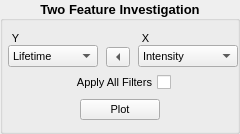
        <widget class="QGroupBox" name="groupBox_2">
         <property name="sizePolicy">
          <sizepolicy hsizetype="Fixed" vsizetype="Preferred">
           <horstretch>0</horstretch>
           <verstretch>0</verstretch>
          </sizepolicy>
         </property>
         <property name="minimumSize">
          <size>
           <width>240</width>
           <height>0</height>
          </size>
         </property>
         <property name="maximumSize">
          <size>
           <width>240</width>
           <height>16777215</height>
          </size>
         </property>
         <property name="font">
          <font>
           <pointsize>10</pointsize>
           <weight>75</weight>
           <bold>true</bold>
          </font>
         </property>
         <property name="title">
          <string>Two Feature Investigation</string>
         </property>
         <property name="alignment">
          <set>Qt::AlignCenter</set>
         </property>
         <layout class="QVBoxLayout" name="verticalLayout_5">
          <property name="leftMargin">
           <number>0</number>
          </property>
          <property name="rightMargin">
           <number>0</number>
          </property>
          <item>
           <layout class="QHBoxLayout" name="horizontalLayout_10">
            <property name="spacing">
             <number>0</number>
            </property>
            <property name="leftMargin">
             <number>0</number>
            </property>
            <property name="rightMargin">
             <number>0</number>
            </property>
            <item>
             <layout class="QVBoxLayout" name="verticalLayout_6">
              <property name="spacing">
               <number>0</number>
              </property>
              <property name="leftMargin">
               <number>5</number>
              </property>
              <property name="rightMargin">
               <number>3</number>
              </property>
              <item>
               <widget class="QLabel" name="label_11">
                <property name="sizePolicy">
                 <sizepolicy hsizetype="Minimum" vsizetype="Minimum">
                  <horstretch>0</horstretch>
                  <verstretch>0</verstretch>
                 </sizepolicy>
                </property>
                <property name="minimumSize">
                 <size>
                  <width>15</width>
                  <height>0</height>
                 </size>
                </property>
                <property name="maximumSize">
                 <size>
                  <width>15</width>
                  <height>16777215</height>
                 </size>
                </property>
                <property name="font">
                 <font>
                  <pointsize>8</pointsize>
                  <weight>50</weight>
                  <bold>false</bold>
                 </font>
                </property>
                <property name="layoutDirection">
                 <enum>Qt::LeftToRight</enum>
                </property>
                <property name="text">
                 <string>Y</string>
                </property>
                <property name="alignment">
                 <set>Qt::AlignCenter</set>
                </property>
               </widget>
              </item>
              <item>
               <widget class="QComboBox" name="cmbFeatureY">
                <property name="sizePolicy">
                 <sizepolicy hsizetype="Maximum" vsizetype="Fixed">
                  <horstretch>0</horstretch>
                  <verstretch>0</verstretch>
                 </sizepolicy>
                </property>
                <property name="minimumSize">
                 <size>
                  <width>90</width>
                  <height>0</height>
                 </size>
                </property>
                <property name="font">
                 <font>
                  <pointsize>8</pointsize>
                  <weight>50</weight>
                  <bold>false</bold>
                 </font>
                </property>
                <property name="layoutDirection">
                 <enum>Qt::LeftToRight</enum>
                </property>
                <item>
                 <property name="text">
                  <string>Lifetime</string>
                 </property>
                </item>
                <item>
                 <property name="text">
                  <string>Photon Number</string>
                 </property>
                </item>
                <item>
                 <property name="text">
                  <string>DW</string>
                 </property>
                </item>
                <item>
                 <property name="text">
                  <string>Chi-Squared</string>
                 </property>
                </item>
                <item>
                 <property name="text">
                  <string>IRF Shift</string>
                 </property>
                </item>
               </widget>
              </item>
             </layout>
            </item>
            <item>
             <layout class="QVBoxLayout" name="verticalLayout_8">
              <property name="spacing">
               <number>0</number>
              </property>
              <property name="leftMargin">
               <number>5</number>
              </property>
              <property name="rightMargin">
               <number>3</number>
              </property>
              <item>
               <widget class="QLabel" name="label_10">
                <property name="sizePolicy">
                 <sizepolicy hsizetype="Minimum" vsizetype="Minimum">
                  <horstretch>0</horstretch>
                  <verstretch>0</verstretch>
                 </sizepolicy>
                </property>
                <property name="minimumSize">
                 <size>
                  <width>15</width>
                  <height>0</height>
                 </size>
                </property>
                <property name="maximumSize">
                 <size>
                  <width>15</width>
                  <height>16777215</height>
                 </size>
                </property>
                <property name="font">
                 <font>
                  <pointsize>8</pointsize>
                  <weight>50</weight>
                  <bold>false</bold>
                 </font>
                </property>
                <property name="layoutDirection">
                 <enum>Qt::LeftToRight</enum>
                </property>
                <property name="text">
                 <string/>
                </property>
                <property name="alignment">
                 <set>Qt::AlignCenter</set>
                </property>
               </widget>
              </item>
              <item>
               <widget class="QToolButton" name="tlbSwitchFeatures">
                <property name="maximumSize">
                 <size>
                  <width>16777215</width>
                  <height>20</height>
                 </size>
                </property>
                <property name="toolTip">
                 <string>Switch X and Y features</string>
                </property>
                <property name="toolTipDuration">
                 <number>-1</number>
                </property>
                <property name="text">
                 <string>...</string>
                </property>
                <property name="toolButtonStyle">
                 <enum>Qt::ToolButtonIconOnly</enum>
                </property>
                <property name="arrowType">
                 <enum>Qt::LeftArrow</enum>
                </property>
               </widget>
              </item>
             </layout>
            </item>
            <item>
             <layout class="QVBoxLayout" name="verticalLayout_7">
              <property name="spacing">
               <number>0</number>
              </property>
              <property name="leftMargin">
               <number>5</number>
              </property>
              <property name="rightMargin">
               <number>3</number>
              </property>
              <item>
               <widget class="QLabel" name="label_9">
                <property name="sizePolicy">
                 <sizepolicy hsizetype="Minimum" vsizetype="Minimum">
                  <horstretch>0</horstretch>
                  <verstretch>0</verstretch>
                 </sizepolicy>
                </property>
                <property name="minimumSize">
                 <size>
                  <width>15</width>
                  <height>0</height>
                 </size>
                </property>
                <property name="maximumSize">
                 <size>
                  <width>15</width>
                  <height>16777215</height>
                 </size>
                </property>
                <property name="font">
                 <font>
                  <pointsize>8</pointsize>
                  <weight>50</weight>
                  <bold>false</bold>
                 </font>
                </property>
                <property name="layoutDirection">
                 <enum>Qt::LeftToRight</enum>
                </property>
                <property name="text">
                 <string>X</string>
                </property>
                <property name="alignment">
                 <set>Qt::AlignCenter</set>
                </property>
               </widget>
              </item>
              <item>
               <widget class="QComboBox" name="cmbFeatureX">
                <property name="sizePolicy">
                 <sizepolicy hsizetype="Maximum" vsizetype="Fixed">
                  <horstretch>0</horstretch>
                  <verstretch>0</verstretch>
                 </sizepolicy>
                </property>
                <property name="minimumSize">
                 <size>
                  <width>100</width>
                  <height>0</height>
                 </size>
                </property>
                <property name="font">
                 <font>
                  <pointsize>8</pointsize>
                  <weight>50</weight>
                  <bold>false</bold>
                 </font>
                </property>
                <property name="sizeAdjustPolicy">
                 <enum>QComboBox::AdjustToMinimumContentsLength</enum>
                </property>
                <item>
                 <property name="text">
                  <string>Intensity</string>
                 </property>
                </item>
                <item>
                 <property name="text">
                  <string>Photon Number</string>
                 </property>
                </item>
                <item>
                 <property name="text">
                  <string>DW</string>
                 </property>
                </item>
                <item>
                 <property name="text">
                  <string>Chi-Squared</string>
                 </property>
                </item>
                <item>
                 <property name="text">
                  <string>IRF Shift</string>
                 </property>
                </item>
               </widget>
              </item>
             </layout>
            </item>
           </layout>
          </item>
          <item>
           <layout class="QHBoxLayout" name="horizontalLayout_12">
            <item>
             <spacer name="horizontalSpacer_19">
              <property name="orientation">
               <enum>Qt::Horizontal</enum>
              </property>
              <property name="sizeHint" stdset="0">
               <size>
                <width>40</width>
                <height>20</height>
               </size>
              </property>
             </spacer>
            </item>
            <item>
             <widget class="QCheckBox" name="chbApplyAllFilters">
              <property name="sizePolicy">
               <sizepolicy hsizetype="Minimum" vsizetype="Fixed">
                <horstretch>0</horstretch>
                <verstretch>0</verstretch>
               </sizepolicy>
              </property>
              <property name="maximumSize">
               <size>
                <width>200</width>
                <height>16777215</height>
               </size>
              </property>
              <property name="font">
               <font>
                <pointsize>8</pointsize>
                <weight>50</weight>
                <bold>false</bold>
               </font>
              </property>
              <property name="layoutDirection">
               <enum>Qt::RightToLeft</enum>
              </property>
              <property name="text">
               <string>Apply All Filters</string>
              </property>
             </widget>
            </item>
            <item>
             <spacer name="horizontalSpacer_17">
              <property name="orientation">
               <enum>Qt::Horizontal</enum>
              </property>
              <property name="sizeHint" stdset="0">
               <size>
                <width>40</width>
                <height>20</height>
               </size>
              </property>
             </spacer>
            </item>
           </layout>
          </item>
          <item>
           <layout class="QHBoxLayout" name="horizontalLayout_11">
            <item>
             <spacer name="horizontalSpacer_20">
              <property name="orientation">
               <enum>Qt::Horizontal</enum>
              </property>
              <property name="sizeHint" stdset="0">
               <size>
                <width>40</width>
                <height>20</height>
               </size>
              </property>
             </spacer>
            </item>
            <item>
             <widget class="QPushButton" name="btnPlotTwoFeatures">
              <property name="sizePolicy">
               <sizepolicy hsizetype="Preferred" vsizetype="Minimum">
                <horstretch>0</horstretch>
                <verstretch>0</verstretch>
               </sizepolicy>
              </property>
              <property name="minimumSize">
               <size>
                <width>80</width>
                <height>0</height>
               </size>
              </property>
              <property name="maximumSize">
               <size>
                <width>80</width>
                <height>25</height>
               </size>
              </property>
              <property name="font">
               <font>
                <pointsize>8</pointsize>
                <weight>50</weight>
                <bold>false</bold>
               </font>
              </property>
              <property name="focusPolicy">
               <enum>Qt::NoFocus</enum>
              </property>
              <property name="text">
               <string>Plot</string>
              </property>
              <property name="iconSize">
               <size>
                <width>25</width>
                <height>25</height>
               </size>
              </property>
             </widget>
            </item>
            <item>
             <spacer name="horizontalSpacer_16">
              <property name="orientation">
               <enum>Qt::Horizontal</enum>
              </property>
              <property name="sizeHint" stdset="0">
               <size>
                <width>40</width>
                <height>20</height>
               </size>
              </property>
             </spacer>
            </item>
           </layout>
          </item>
         </layout>
        </widget>
